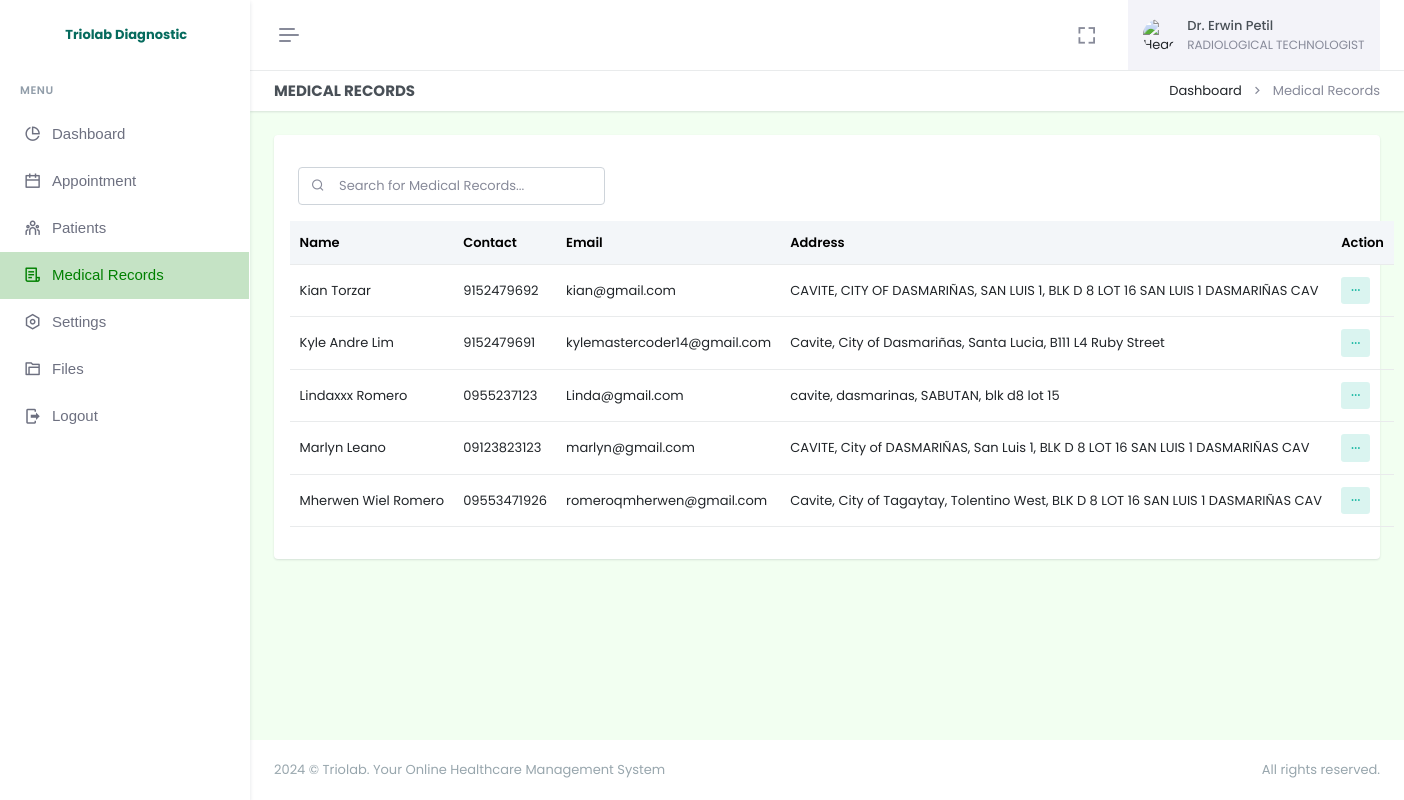
The app's page /doctor/medical-records.php (signed in) with its own data.
### tables this page shows
CREATE TABLE `doctor` (
  `employee_id` varchar(255) NOT NULL,
  `firstname` varchar(255) NOT NULL,
  `lastname` varchar(255) NOT NULL,
  `username` varchar(255) NOT NULL,
  `email` varchar(255) NOT NULL,
  `password` varchar(255) NOT NULL,
  `profile_img` varchar(255) DEFAULT NULL,
  `department_id` int(11) DEFAULT NULL,
  `date_added` timestamp NOT NULL DEFAULT current_timestamp(),
  `is_archive` tinyint(4) NOT NULL DEFAULT 0,
  PRIMARY KEY (`employee_id`),
  KEY `fk_doctor_department_new` (`department_id`),
  CONSTRAINT `fk_doctor_department_new` FOREIGN KEY (`department_id`) REFERENCES `departments` (`id`) ON DELETE SET NULL
);

CREATE TABLE `departments` (
  `id` int(255) NOT NULL AUTO_INCREMENT,
  `name` varchar(255) NOT NULL,
  `date_added` date NOT NULL DEFAULT current_timestamp(),
  `is_archive` tinyint(4) NOT NULL DEFAULT 0,
  PRIMARY KEY (`id`)
);

CREATE TABLE `patient` (
  `id` int(11) NOT NULL AUTO_INCREMENT,
  `firstname` varchar(255) NOT NULL,
  `lastname` varchar(255) NOT NULL,
  `age` varchar(255) NOT NULL,
  `sex` varchar(255) NOT NULL,
  `email` varchar(255) NOT NULL,
  `dob` varchar(255) DEFAULT NULL,
  `birthplace` varchar(255) DEFAULT NULL,
  `contact` varchar(255) DEFAULT NULL,
  `password` varchar(255) NOT NULL,
  `province` varchar(255) DEFAULT NULL,
  `city` varchar(255) DEFAULT NULL,
  `barangay` varchar(255) DEFAULT NULL,
  `street` varchar(255) DEFAULT NULL,
  `date_added` timestamp NOT NULL DEFAULT current_timestamp(),
  PRIMARY KEY (`id`)
);

### doctor/medical-records.php (the view, shortened to what this page needs)
<?php
require "../admin/modals/functions.php";
?>
<!doctype html>
<html lang="en" data-layout="vertical" data-topbar="light" data-sidebar="light" data-sidebar-size="lg" data-sidebar-image="none" data-preloader="disable" data-theme="default" data-theme-colors="green">
<head>
    <link rel="stylesheet" href="https://cdn.jsdelivr.net/npm/flatpickr/dist/flatpickr.min.css">
    <link href="assets/css/bootstrap.min.css" rel="stylesheet" type="text/css" />
    <link href="assets/css/icons.min.css" rel="stylesheet" type="text/css" />
    <link href="assets/css/app.min.css" rel="stylesheet" type="text/css" />
    <link href="assets/css/custom.min.css" rel="stylesheet" type="text/css" />
    <link rel="stylesheet" href="assets/css/sweetalert.css">
</head>
<body style="background-color: #F2FFF1">
    <div id="layout-wrapper">
        <?php require "header.php"; ?>
        <?php require "sidebar.php" ?>
        <div class="main-content">
            <div class="page-content">
                <div class="container-fluid">
                    <div class="row">
                        <div class="col-12">
                            <div class="page-title-box d-sm-flex align-items-center justify-content-between bg-galaxy-transparent">
                                <h4 class="mb-sm-0">Medical Records</h4>
                                <div class="page-title-right">
                                    <ol class="breadcrumb m-0">
                                        <li class="breadcrumb-item"><a href="index.php">Dashboard</a></li>
                                        <li class="breadcrumb-item active">Medical Records</li>
                                    </ol>
                                </div>
                            </div>
                        </div>
                    </div>
                    <div class="row">
                        <div class="col-12">
                            <div class="card">
                                <div class="card-body">
                                    <div class="d-flex justify-content-sm-start">
                                        <div class="search-box ms-2 mt-3 mb-3">
                                            <input type="text" id="searchInput" class="form-control" placeholder="Search for Medical Records..." onkeyup="searchTable()">
                                            <i class="ri-search-line search-icon"></i>
                                        </div>
                                    </div>
                                    <table class="table align-middle table-nowrap" id="patientTable">
                                        <thead class="table-light">
                                            <tr>
                                                <th>Name</th>
                                                <th>Contact</th>
                                                <th>Email</th>
                                                <th>Address</th>
                                                <th>Action</th>
                                            </tr>
                                        </thead>
                                        <tbody class="list">
                                            <?php
                                            $selectPatient = $pdo->prepare("
                                                SELECT *
                                                FROM patient
                                                ORDER BY firstname ASC
                                            ");
                                            $selectPatient->execute();
                                            if ($selectPatient->rowCount() > 0) {
                                                while ($row = $selectPatient->fetch(PDO::FETCH_ASSOC)) {
                                                    $fullname = htmlspecialchars($row['firstname']) . " " . htmlspecialchars($row['lastname']);
                                            ?>
                                                    <tr>
                                                        <td><?= $fullname; ?></td>
                                                        <td><?= htmlspecialchars($row['contact']); ?></td>
                                                        <td><?= htmlspecialchars($row['email']); ?></td>
                                                        <td><?= htmlspecialchars($row['province'] . ', ' . $row['city'] . ', ' . $row['barangay'] . ', ' . $row['street']); ?></td>
                                                        <td>
                                                            <div class="dropdown d-inline-block">
                                                                <button class="btn btn-soft-success btn-sm dropdown" type="button" data-bs-toggle="dropdown" aria-expanded="false">
                                                                    <i class="ri-more-fill align-middle"></i>
                                                                </button>
                                                            </div>
                                                        </td>
                                                    </tr>
                                                <?php
                                                }
                                            }
                                            ?>
                                        </tbody>
                                    </table>
                                </div>
                            </div>
                        </div>
                    </div>
                </div>
            </div>
            <?php require "footer.php"; ?>
        </div>
    </div>
</body>
</html>

### doctor/header.php (shortened to what this page needs)
<header id="page-topbar">
    <div class="layout-width">
        <div class="navbar-header">
            <div class="d-flex">
                <button type="button" class="btn btn-sm px-3 fs-16 header-item vertical-menu-btn topnav-hamburger material-shadow-none" id="topnav-hamburger-icon">
                    <span class="hamburger-icon">
                        <span></span>
                        <span></span>
                        <span></span>
                    </span>
                </button>
            </div>
            <div class="d-flex align-items-center">
                <div class="ms-1 header-item d-none d-sm-flex">
                    <button type="button" class="btn btn-icon btn-topbar material-shadow-none btn-ghost-secondary rounded-circle" data-toggle="fullscreen">
                        <i class='bx bx-fullscreen fs-22'></i>
                    </button>
                </div>
                <?php
                $doctor_id = $_SESSION['user_id'];
                $selectDoctor = $pdo->query("SELECT * FROM doctor WHERE employee_id = '$doctor_id'");
                $fetchDoctor = $selectDoctor->fetch(PDO::FETCH_ASSOC);
                $department_id = $fetchDoctor['department_id'];
                $selectDepartment = $pdo->query("SELECT * FROM departments WHERE id = '$department_id'");
                $fetchDepartment = $selectDepartment->fetch(PDO::FETCH_ASSOC);
                ?>
                <div class="dropdown ms-sm-3 header-item topbar-user">
                    <button type="button" class="btn material-shadow-none" id="page-header-user-dropdown" data-bs-toggle="dropdown" aria-haspopup="true" aria-expanded="false">
                        <span class="d-flex align-items-center">
                            <img class="rounded-circle header-profile-user" src="<?= $fetchDoctor['profile_img'] == NULL ? "assets/images/dummy.png" : $fetchDoctor['profile_img'] ?>" alt="Header Avatar">
                            <span class="text-start ms-xl-2">
                                <span class="d-none d-xl-inline-block ms-1 fw-medium user-name-text">Dr. <?= $fetchDoctor['firstname'] . " " . $fetchDoctor['lastname'] ?></span>
                                <span class="d-none d-xl-block ms-1 fs-12 user-name-sub-text"><?= $fetchDepartment['name'] ?></span>
                            </span>
                        </span>
                    </button>
                </div>
            </div>
        </div>
    </div>
</header>

### records on screen
doctor: firstname "Erwin", lastname "Petil"
departments: name "RADIOLOGICAL TECHNOLOGIST"
patient: fullname "Kian Torzar", contact "9152479692", email "kian@gmail.com", province+city+barangay "CAVITE, CITY OF DASMARIÑAS, SAN LUIS 1, BLK D 8 LOT 16 SAN LUIS 1 DASMARIÑAS CAV"
patient: fullname "Kyle Andre Lim", contact "9152479691", email "kylemastercoder14@gmail.com", province+city+barangay "Cavite, City of Dasmariñas, Santa Lucia, B111 L4 Ruby Street"
patient: fullname "Lindaxxx Romero", contact "0955237123", email "Linda@gmail.com", province+city+barangay "cavite, dasmarinas, SABUTAN, blk d8 lot 15"
patient: fullname "Marlyn Leano", contact "09123823123", email "marlyn@gmail.com", province+city+barangay "CAVITE, City of DASMARIÑAS, San Luis 1, BLK D 8 LOT 16 SAN LUIS 1 DASMARIÑAS CAV"
patient: fullname "Mherwen Wiel Romero", contact "09553471926", email "romeroqmherwen@gmail.com", province+city+barangay "Cavite, City of Tagaytay, Tolentino West, BLK D 8 LOT 16 SAN LUIS 1 DASMARIÑAS CAV"
